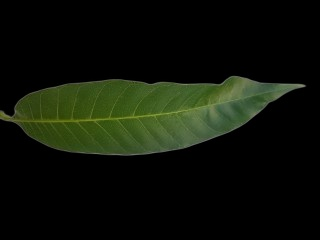
#> input picture B04.jpg, 320 x 240 px
$ jupyter execute '037(otsu'"'"'sthreshold).ipynb'
#> lines starting #> are read from the running program, lines starting #| are printed output that depends on the picture; after the words box and inside, x2 and y2 are one past the last pixel; in counts of white or black regions, pixels touching at a corner belong together
[cell 1]
import cv2
import matplotlib.pyplot as plt

[cell 2]
img = cv2.imread('B04.jpg')
#> img is the input picture: shape (240, 320, 3); mean B, G, R 8.2, 18.6, 13.8
img = cv2.cvtColor(img,cv2.COLOR_BGR2GRAY)
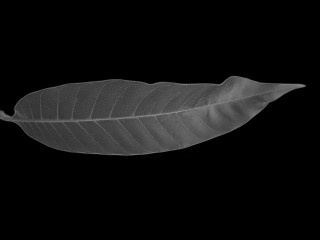
#> img: shape (240, 320); min 0, max 146, mean 16

# hist = cv2.calcHist([img],[0],None,[255],[0,255])

# plt.plot(hist)
# plt.show()

_,thr = cv2.threshold(img,0,255,cv2.THRESH_OTSU)
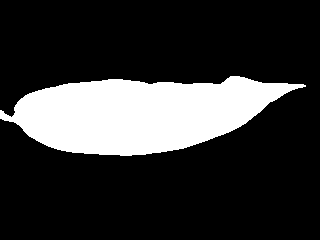
#> thr: shape (240, 320); 20.5% white; 1 white region, box (x1, y1, x2, y2) and area: (0, 76, 306, 156) 15754

cv2.imshow('img',img)
cv2.imshow('img1',thr)
cv2.waitKey(0)
cv2.destroyAllWindows()

$ run again, with B03.jpg copied over B04.jpg
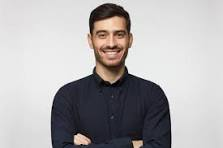
#> input picture B03.jpg, 223 x 148 px
#> img is the input picture: shape (148, 223, 3); mean B, G, R 173.9, 173, 175.6
#> `img = cv2.cvtColor(img,cv2.COLOR_BGR2GRAY)`:
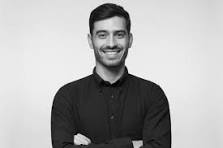
#> img: shape (148, 223); min 0, max 255, mean 173.9
#> `_,thr = cv2.threshold(img,0,255,cv2.THRESH_OTSU)`:
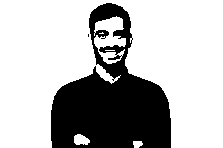
#> thr: shape (148, 223); 71.8% white; 2 black regions (1 under 20 px), largest, box (x1, y1, x2, y2) and area: (51, 3, 171, 148) 9307
